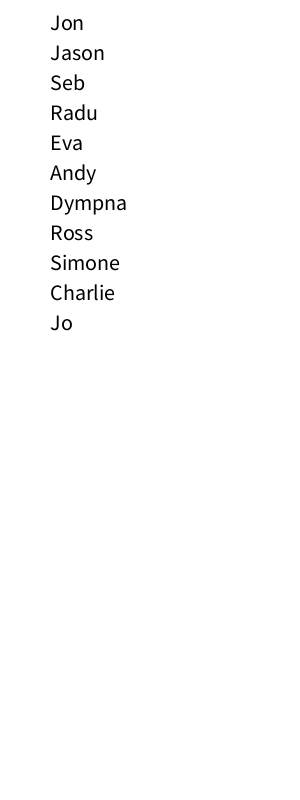
Frame 1 (no input)
Frame 60 (the mouse pressed at the canvas centre just before this capture): identical to frame 1, image omitted
Frame 120 (the mouse held since frame 60 and released just before this capture): identical to frame 1, image omitted

The Processing sketch that drew this single still picture (run headless with seeded random() and noise(); from frame 60 on, the mouse is pressed at the canvas centre):

// Processing sketch: NameList
// ── NameList.pde
ArrayList<String> names = new ArrayList();

void setup()
{
  size(300, 800);
  fill(0);
  textSize(22);

  names.add("Jon");
  names.add("Jason");
  names.add("Seb");
  names.add("Radu");
  names.add("Eva");
  names.add("Andy");
  names.add("Dympna");
  names.add("Ross");
  names.add("Simone");
  names.add("Charlie");
  names.add("Jo");
}

void draw()
{
  background(255);
  float yPos = 30;

  for (String name : names)
  {
    text(name, 50, yPos);
    yPos = yPos+30;
  }
}

void keyPressed()
{
  if (key == 'j') {
    names.remove("Jon");
    names.remove("Jason");
    names.remove("Jo");
  } else if (key == 'J') {
    names.add("Jon");
    names.add("Jason");
    names.add("Jo");
  } else if (key == 's') {
    names.remove("Seb");
    names.remove("Simone");
  } else if (key == 'S') {
    names.add("Seb");
    names.add("Simone");
  } else if (key == 'r') {
    names.remove("Radu");
    names.remove("Ross");
  } else if (key == 'R') {
    names.add("Radu");
    names.add("Ross");
  } else if (key == 'e') {
    names.remove("Eva");
  } else if (key == 'E') {
    names.add("Eva");
  } else if (key == 'a') {
    names.remove("Andy");
  } else if (key == 'A') {
    names.add("Andy");
  } else if (key == 'd') {
    names.remove("Dympna");
  } else if (key == 'D') {
    names.add("Dympna");
  } else if (key == 'c') {
    names.remove("Charlie");
  } else if (key == 'C') {
    names.add("Charlie");
  }
}
